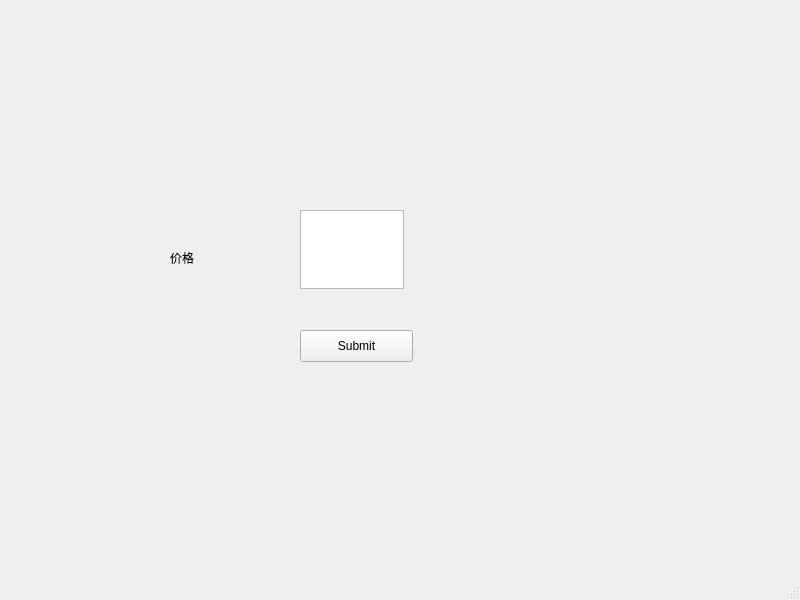
<?xml version="1.0" encoding="UTF-8"?>
<ui version="4.0">
 <class>MainWindow</class>
 <widget class="QMainWindow" name="MainWindow">
  <property name="geometry">
   <rect>
    <x>0</x>
    <y>0</y>
    <width>800</width>
    <height>600</height>
   </rect>
  </property>
  <property name="windowTitle">
   <string>MainWindow</string>
  </property>
  <widget class="QWidget" name="centralwidget">
   <widget class="QTextEdit" name="price_box">
    <property name="geometry">
     <rect>
      <x>300</x>
      <y>210</y>
      <width>104</width>
      <height>79</height>
     </rect>
    </property>
   </widget>
   <widget class="QLabel" name="label_price">
    <property name="geometry">
     <rect>
      <x>170</x>
      <y>250</y>
      <width>60</width>
      <height>16</height>
     </rect>
    </property>
    <property name="text">
     <string>价格</string>
    </property>
   </widget>
   <widget class="QPushButton" name="btn_submit">
    <property name="geometry">
     <rect>
      <x>300</x>
      <y>330</y>
      <width>113</width>
      <height>32</height>
     </rect>
    </property>
    <property name="text">
     <string>Submit</string>
    </property>
   </widget>
  </widget>
  <widget class="QMenuBar" name="menubar">
   <property name="geometry">
    <rect>
     <x>0</x>
     <y>0</y>
     <width>800</width>
     <height>22</height>
    </rect>
   </property>
  </widget>
  <widget class="QStatusBar" name="statusbar"/>
 </widget>
 <resources/>
 <connections/>
</ui>
